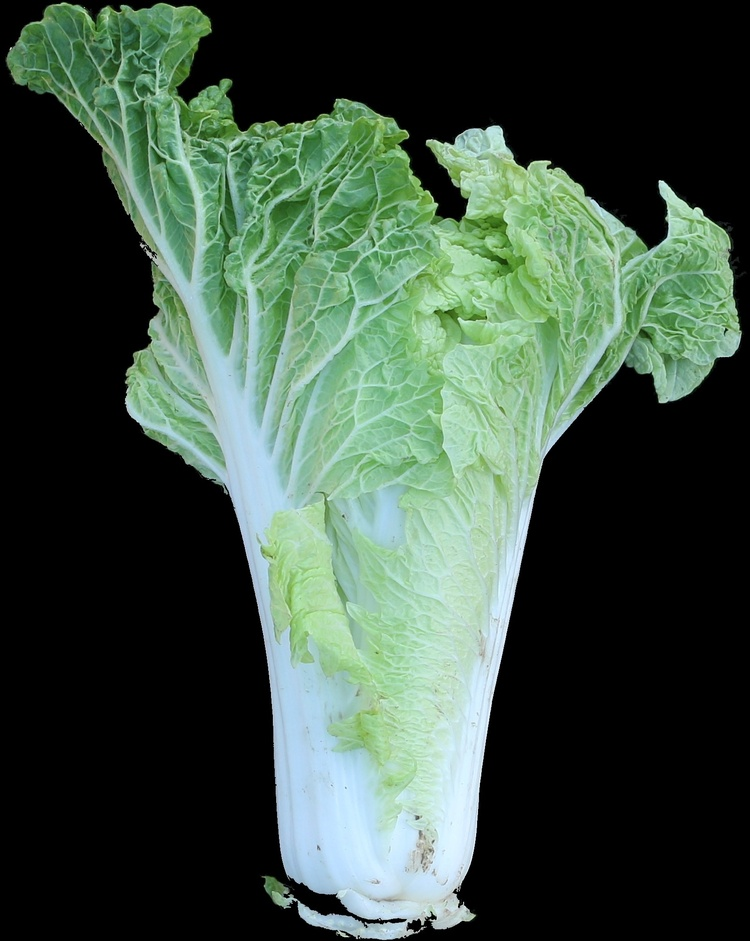
#> input picture 23/centered_22A-T-36-11球形侧视图.JPG, 750 x 941 px, shrunk from 1608 x 2016 before the run
$ python -i BallShape.py   (imports and definitions only)
#> lines starting #> are read from the running program, lines starting #| are printed output that depends on the picture; after the words box and inside, x2 and y2 are one past the last pixel; in counts of white or black regions, pixels touching at a corner belong together
import cv2
import numpy as np

def are_numbers_close(a, b, c, threshold=0.1):
    """
    检查三个数之间的差值是否都不超过给定的阈值。

    参数:
    a, b, c: 要检查的三个数。
    threshold: 差值的阈值，默认为0.1。

    返回:
    如果三个数之间的差值都不超过阈值，返回True，否则返回False。
    """
    return abs(a - b) <= threshold and abs(b - c) <= threshold and abs(a - c) <= threshold

def is_smooth_contour(contour, threshold=0.02):
    """
    判断轮廓是否是圆滑的曲线。

    参数:
    contour: 轮廓点集。
    threshold: 圆滑度阈值，默认为0.02。

    返回:
    如果轮廓是圆滑的曲线，返回True，否则返回False。
    """
    # 计算轮廓的周长
    perimeter = cv2.arcLength(contour, True)

    # 计算轮廓的面积
    area = cv2.contourArea(contour)

    # 计算圆形度
    circularity = 4 * np.pi * (area / (perimeter * perimeter))

    # 如果圆形度接近1，则认为是圆滑的曲线
    return circularity > (1 - threshold)

def BallShapeOUT(image_path):
    # 读取输入图片
#> called with image_path = '../../23/centered_22A-T-36-11球形侧视图.JPG'
    image = cv2.imread(image_path)
#> image is the input picture: shape (941, 750, 3); mean B, G, R 65.4, 78.9, 59.9

    # 转换为灰度图像
    gray = cv2.cvtColor(image, cv2.COLOR_BGR2GRAY)
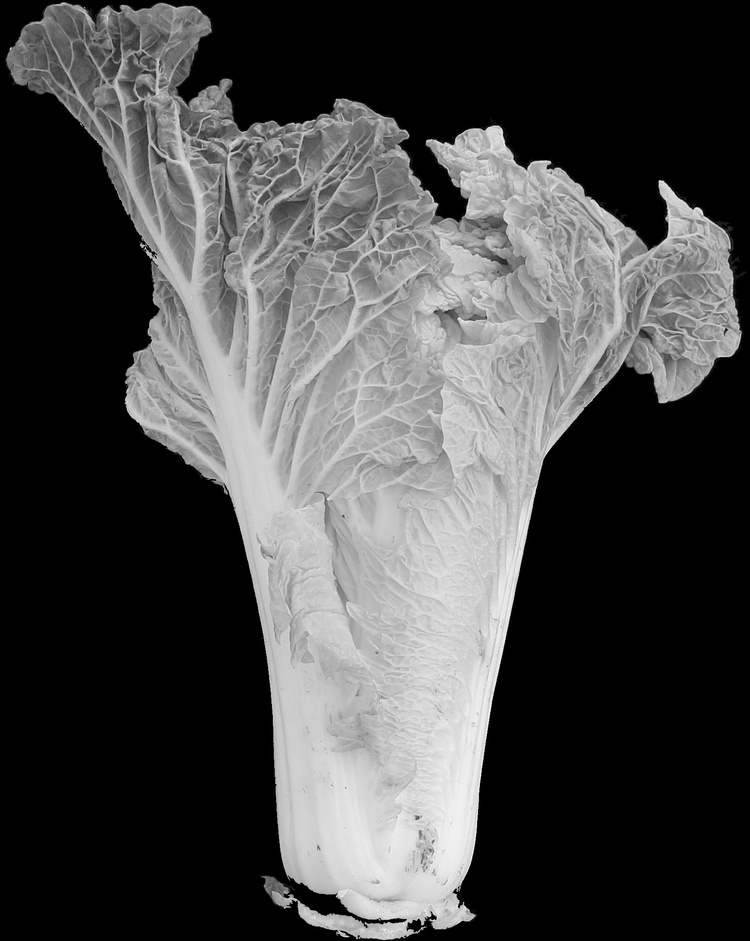
#> gray: shape (941, 750); min 0, max 252, mean 71.7

    # 使用高斯模糊去噪
    blurred = cv2.GaussianBlur(gray, (5, 5), 0)

    # 使用Canny边缘检测
    edges = cv2.Canny(blurred, 50, 150)
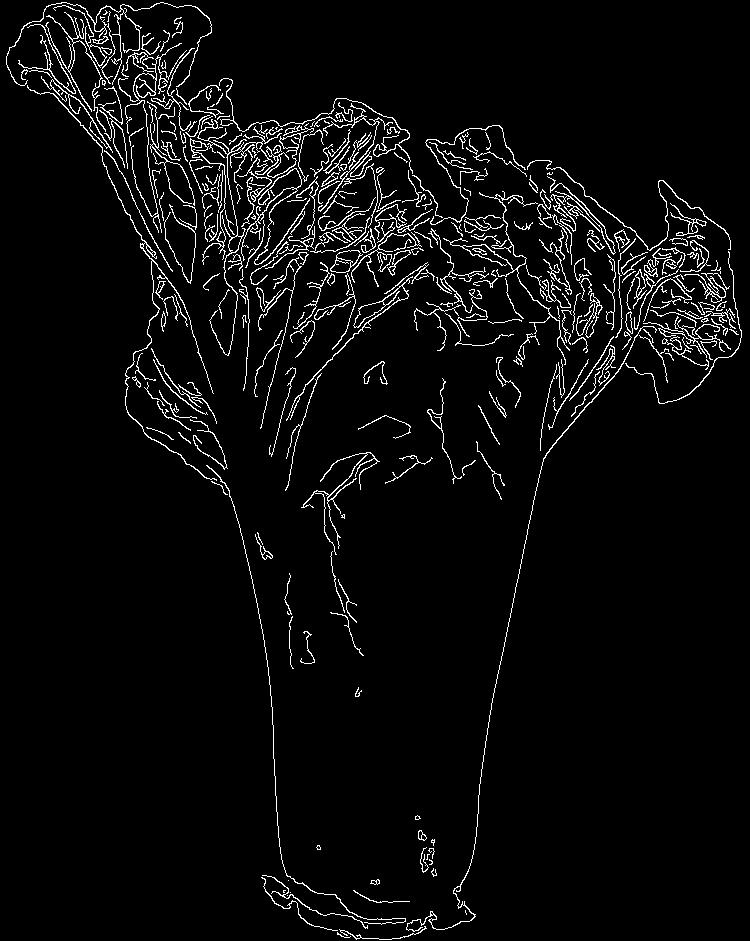
#> edges: shape (941, 750); 4.3% white in thin lines or dots

    # 找到轮廓
    contours, _ = cv2.findContours(edges, cv2.RETR_EXTERNAL, cv2.CHAIN_APPROX_SIMPLE)
#> contours = 305 contours, 197 with area under 20; largest, box (x1, y1, x2, y2) and area: (286, 276, 413, 421) 457, (330, 250, 363, 273) 430, (197, 119, 282, 356) 313, (27, 85, 217, 481) 285, (241, 168, 310, 265) 248

    # 获取图片的尺寸
    height, width = image.shape[:2]
#> height = 941; width = 750

    # 计算纵轴宽度除以横轴宽度的比值
    aspect_ratio = height / width
#> aspect_ratio = 1.25

    # 定义非黑色像素的阈值
    non_black_threshold = 10

    # 计算每个部分的高度
    quarter_height = height // 4
#> quarter_height = 235

    # 计算每个部分中非黑色像素的个数
    non_black_counts = []
    for i in range(1, 4):
        section = image[(i-1)*quarter_height:i*quarter_height, :]
        non_black_count = np.sum(np.any(section > non_black_threshold, axis=2))
        non_black_counts.append(non_black_count)
#> this loop made 3 passes
#> non_black_count on passes 1 to 3: 72226, 124090, 62793
#> pass 1, in BallShapeOUT, `section = image[(i-1)*quarter_height:i*quarter_height, :]`:
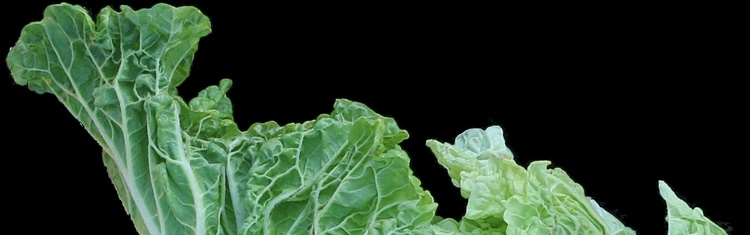
#> section: shape (235, 750, 3); mean B, G, R 41.7, 60.7, 40.8
#> pass 2, in BallShapeOUT, `section = image[(i-1)*quarter_height:i*quarter_height, :]`:
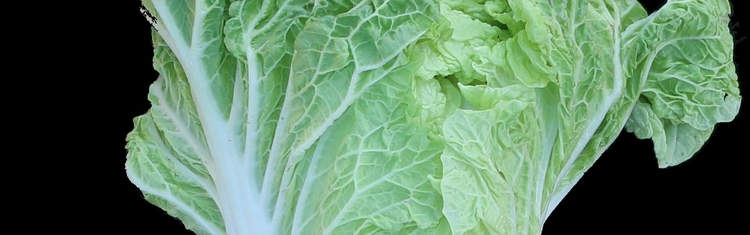
#> section: shape (235, 750, 3); mean B, G, R 99.6, 127.6, 93.2
#> pass 3, in BallShapeOUT, `section = image[(i-1)*quarter_height:i*quarter_height, :]`:
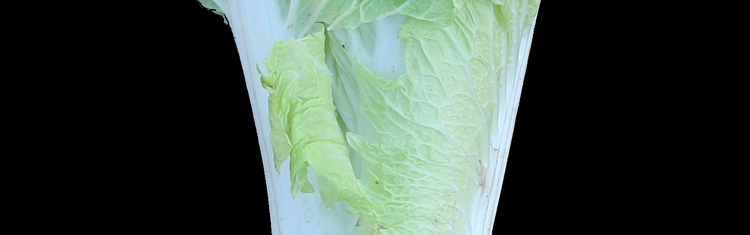
#> section: shape (235, 750, 3); mean B, G, R 66.1, 74.2, 60.2
#> after the loop, non_black_counts = [72226, 124090, 62793]

    sum_counts = non_black_counts[0] + non_black_counts[1] + non_black_counts[2]
#> sum_counts = 259109
    uppRa = non_black_counts[0] / sum_counts
#> uppRa = 0.279
    midRa = non_black_counts[1] / sum_counts
#> midRa = 0.479
    lowRa = non_black_counts[2] / sum_counts
#> lowRa = 0.242

    if midRa > 0.6:
        if aspect_ratio < 1:
            return 1
        else:
            return 2

    if are_numbers_close(uppRa, midRa, lowRa, threshold=0.1):
        if aspect_ratio < 3:
            return 4
        else:
            return 5

    if midRa > uppRa and midRa > lowRa:
        return 3

    if are_numbers_close(midRa, midRa, lowRa, threshold=0.1) and midRa > uppRa:
        return 8

    if uppRa > midRa and uppRa > lowRa:
        return 10

    for contour in contours:
        if is_smooth_contour(contour):
            return 9

    if aspect_ratio > 1.6:
        return 6

    return 7

# 示例用法
image_path = 'centered_22A-T-36-11球形侧视图.JPG'  # 替换为你的图片路径
# [1 line that did not run here, left out]
# [1 line not run here, left out]

>>> result = BallShapeOUT('../../23/centered_22A-T-36-11球形侧视图.JPG')
#> result = 3

$ run again, on 23/centered_22A-T-34-2球形侧视图.JPG
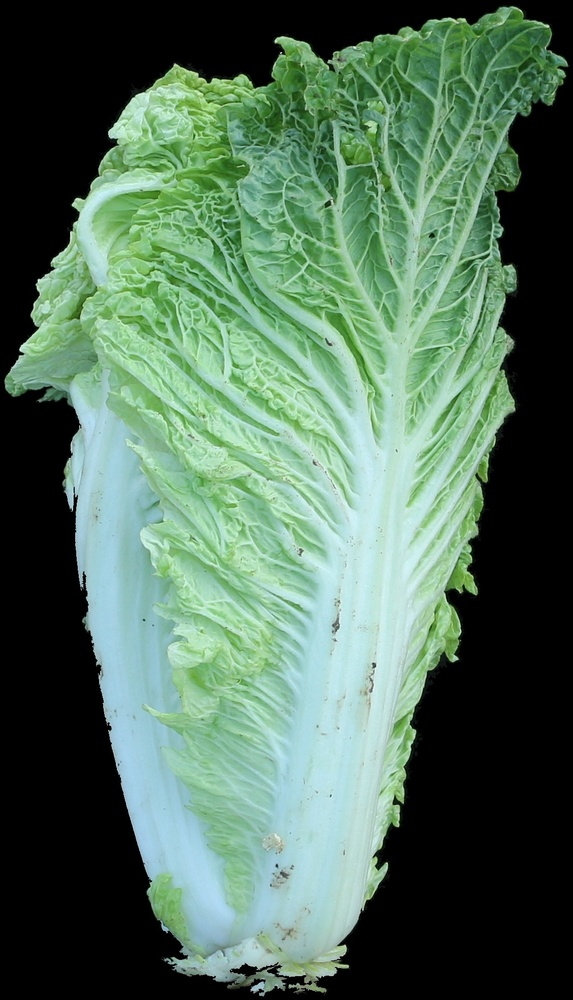
#> input picture 23/centered_22A-T-34-2球形侧视图.JPG, 573 x 1000 px, shrunk from 1128 x 1970 before the run
#> in BallShapeOUT, image is the input picture: shape (1000, 573, 3); mean B, G, R 92.2, 111.9, 82.8
#> in BallShapeOUT, `edges = cv2.Canny(blurred, 50, 150)`:
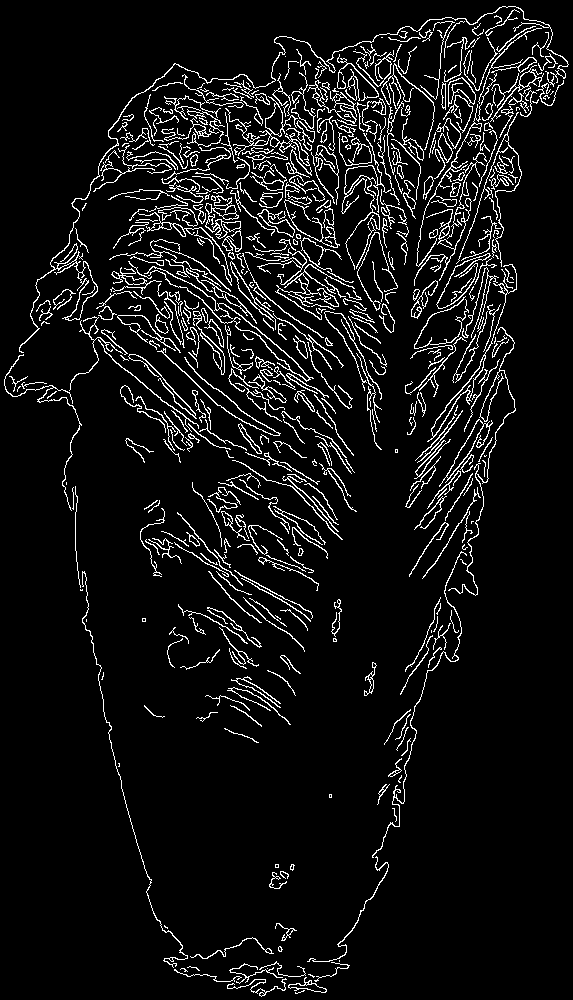
#> edges: shape (1000, 573); 7.1% white in thin lines or dots
#> contours = 502 contours, 307 with area under 20; largest, box (x1, y1, x2, y2) and area: (19, 6, 569, 353) 946, (225, 96, 310, 166) 717, (427, 264, 517, 442) 610, (205, 195, 242, 252) 584, (439, 419, 493, 487) 516
#> the loop in BallShapeOUT, `for i in range(1, 4):` made 3 passes
#> non_black_count on passes 1 to 3: 86839, 115119, 91228
#> pass 3, in BallShapeOUT, `section = image[(i-1)*quarter_height:i*quarter_height, :]`:
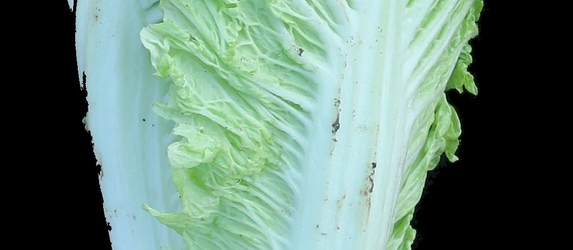
#> section: shape (250, 573, 3); mean B, G, R 117.3, 130, 101.4
#> after the loop in BallShapeOUT, `for i in range(1, 4):`: non_black_counts = [86839, 115119, 91228]
#> sum_counts = 293186
#> uppRa = 0.296
#> midRa = 0.393
#> lowRa = 0.311
#> result = 4

$ run again, on 23/centered_22A-T-34-5球形侧视图.JPG
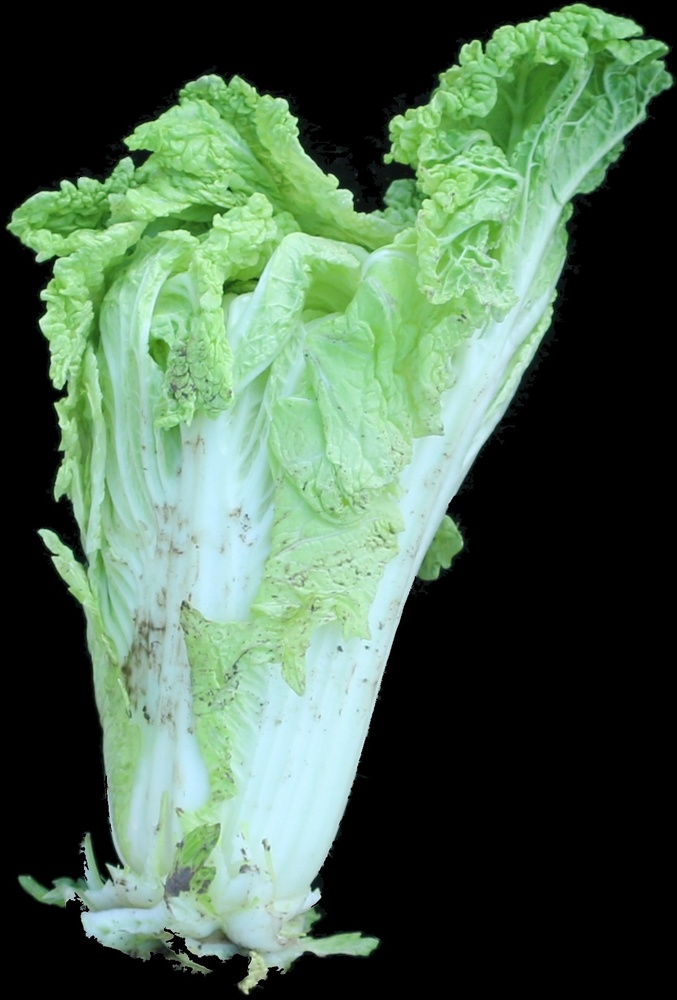
#> input picture 23/centered_22A-T-34-5球形侧视图.JPG, 677 x 1000 px, shrunk from 1209 x 1785 before the run
#> in BallShapeOUT, image is the input picture: shape (1000, 677, 3); mean B, G, R 80.4, 101.5, 75.9
#> in BallShapeOUT, `edges = cv2.Canny(blurred, 50, 150)`:
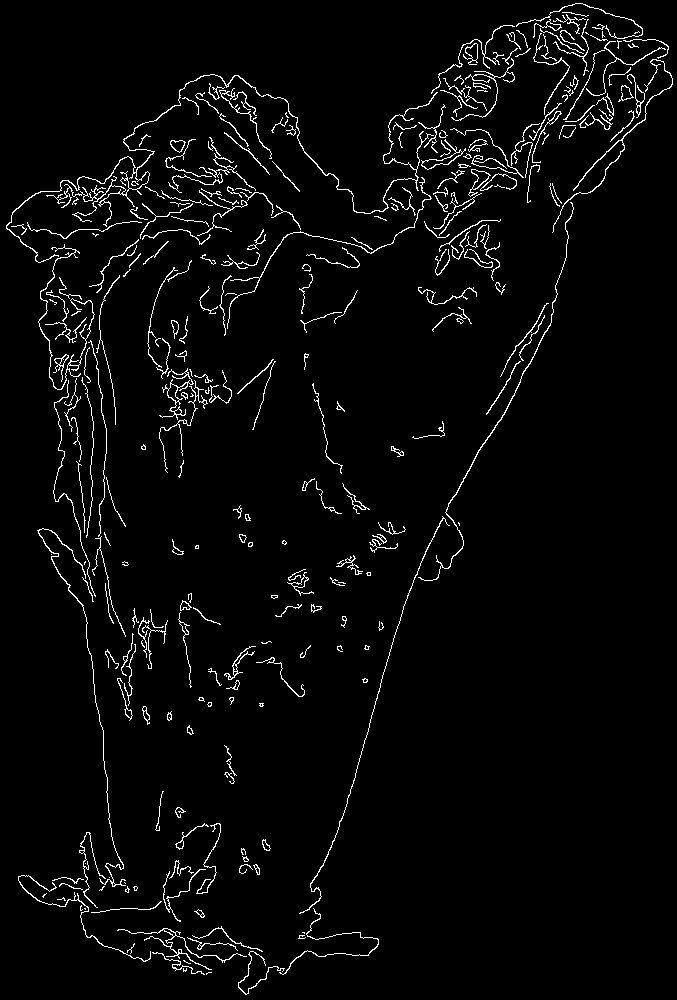
#> edges: shape (1000, 677); 3.3% white in thin lines or dots
#> contours = 290 contours, 197 with area under 20; largest, box (x1, y1, x2, y2) and area: (6, 74, 438, 263) 464, (421, 139, 466, 170) 248, (159, 368, 194, 420) 211, (468, 169, 491, 197) 200, (418, 202, 574, 581) 147
#> the loop in BallShapeOUT, `for i in range(1, 4):` made 3 passes
#> non_black_count on passes 1 to 3: 95083, 119633, 83209
#> pass 3, in BallShapeOUT, `section = image[(i-1)*quarter_height:i*quarter_height, :]`:
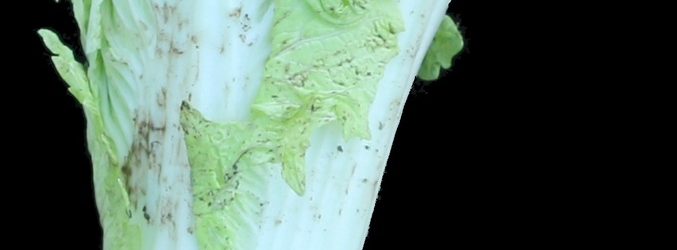
#> section: shape (250, 677, 3); mean B, G, R 90, 101.5, 80.9
#> after the loop in BallShapeOUT, `for i in range(1, 4):`: non_black_counts = [95083, 119633, 83209]
#> sum_counts = 297925
#> uppRa = 0.319
#> midRa = 0.402
#> lowRa = 0.279
#> result = 3

$ run again, on 23/centered_22A-T-36-10球形侧视图.JPG
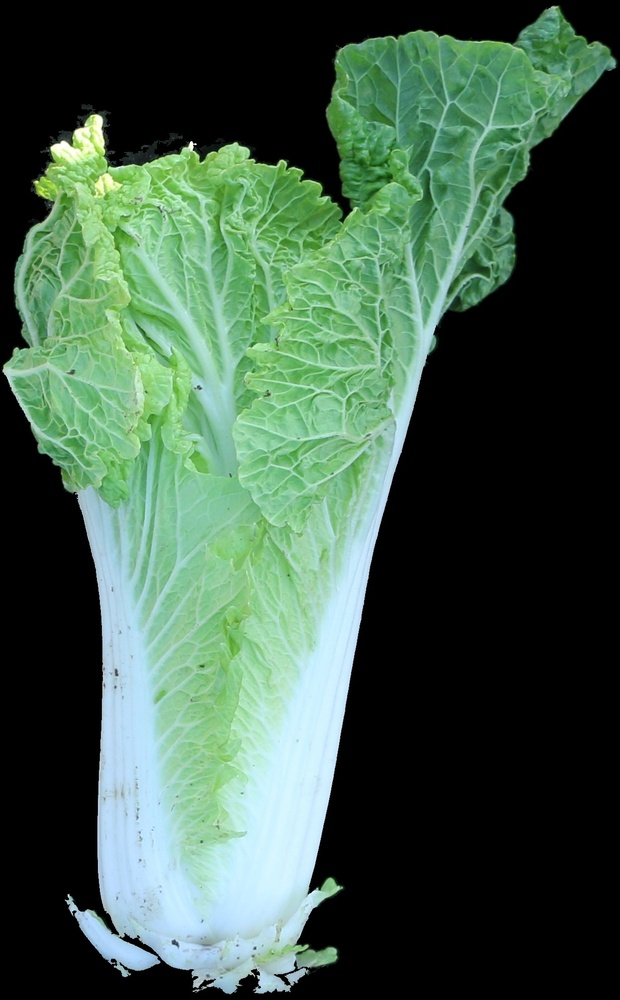
#> input picture 23/centered_22A-T-36-10球形侧视图.JPG, 620 x 1000 px, shrunk from 1248 x 2013 before the run
#> in BallShapeOUT, image is the input picture: shape (1000, 620, 3); mean B, G, R 72.8, 90.5, 64.2
#> in BallShapeOUT, `edges = cv2.Canny(blurred, 50, 150)`:
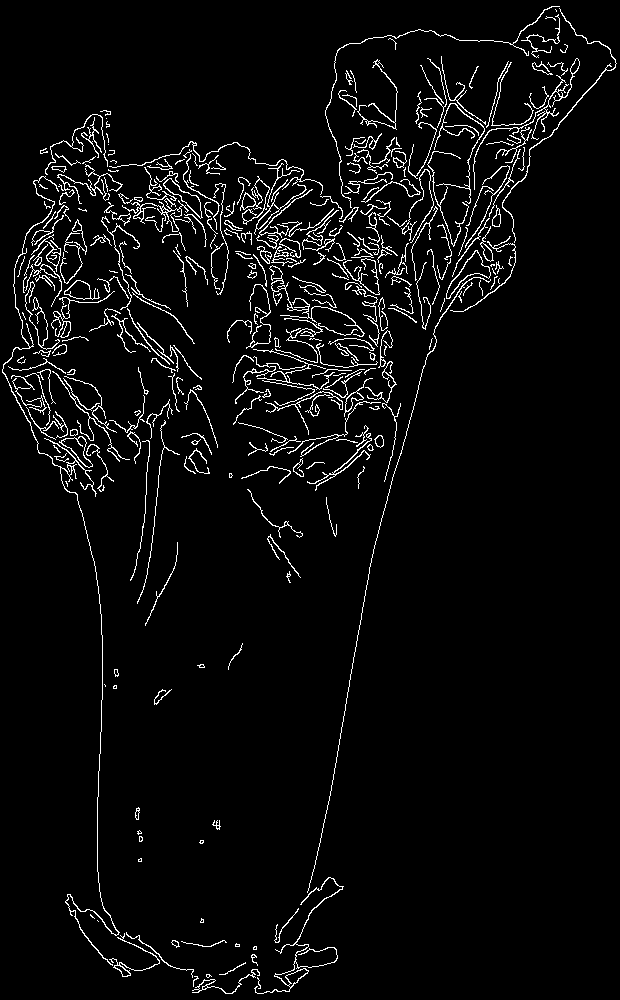
#> edges: shape (1000, 620); 4.2% white in thin lines or dots
#> contours = 322 contours, 218 with area under 20; largest, box (x1, y1, x2, y2) and area: (446, 250, 491, 299) 622, (163, 178, 203, 219) 457, (59, 436, 93, 468) 398, (64, 280, 100, 300) 344, (254, 877, 344, 994) 305
#> the loop in BallShapeOUT, `for i in range(1, 4):` made 3 passes
#> non_black_count on passes 1 to 3: 78021, 102778, 66198
#> pass 3, in BallShapeOUT, `section = image[(i-1)*quarter_height:i*quarter_height, :]`:
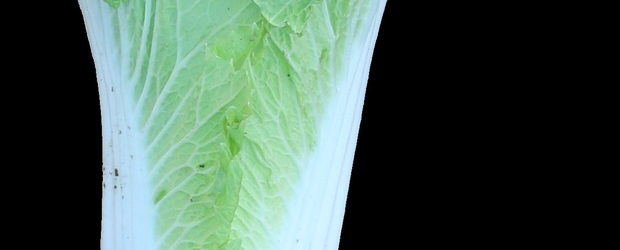
#> section: shape (250, 620, 3); mean B, G, R 78.8, 89.4, 67.6
#> after the loop in BallShapeOUT, `for i in range(1, 4):`: non_black_counts = [78021, 102778, 66198]
#> sum_counts = 246997
#> uppRa = 0.316
#> midRa = 0.416
#> lowRa = 0.268
#> result = 3
